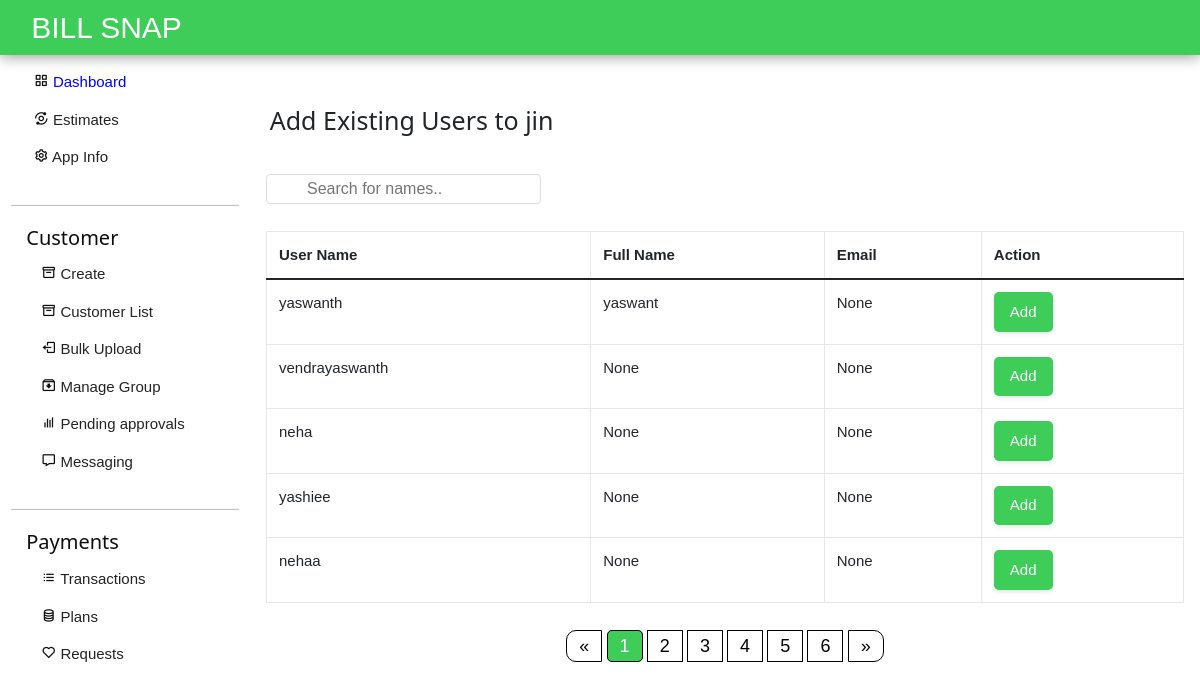
/apps/jin/add-existing-user/, run on an earlier commit of the app's database.
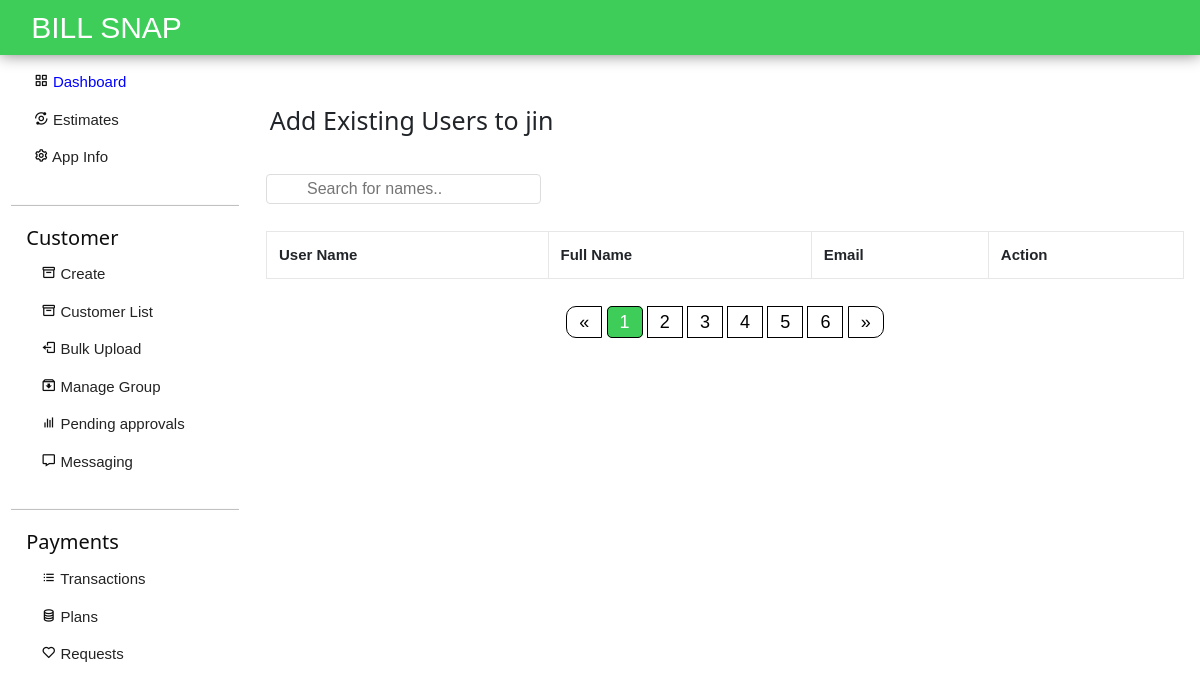
And on a later commit of the database.
### accounts/models.py (models this page shows, shortened)
class Profile(models.Model):
    user = models.OneToOneField(User, on_delete=models.CASCADE, related_name='profile')
    apps=models.ManyToManyField(applists,related_name='apps')
    status = models.CharField(choices=status_choices, max_length=20, default='c')
    full_name = models.CharField(max_length=100, blank=True, null=True)
    utility_name = models.CharField(max_length=200, null=True, blank=True)
    utility_short_name= models.CharField(max_length=50, null=True, blank=True)
    utility_state= models.CharField(max_length=50, null=True, blank=True)
    utility_district= models.CharField(max_length=50, null=True, blank=True)
    utility_country= models.CharField(max_length=50, null=True, blank=True)
    utility_postalcode= models.CharField(max_length=20, null=True, blank=True)
    utility_address=models.TextField(max_length=200, null=True, blank=True)
    contact_person= models.CharField(max_length=200, null=True, blank=True)
    contact_email = models.EmailField(max_length=50, null=True, blank=True)
    contact_phnum = models.CharField(max_length=15, null=True, blank=True)
    contact_mobile= models.CharField(max_length=15, null=True, blank=True)
    contact_designation= models.CharField(max_length=100, null=True, blank=True)
    contact_landline= models.CharField(max_length=20, null=True, blank=True)
    emergency_person=models.CharField(max_length=200, null=True, blank=True)
    emergency_altperson=models.CharField(max_length=200, null=True, blank=True)
    emergency_mobile=models.CharField(max_length=200, null=True, blank=True)
    emergency_altmobile=models.CharField(max_length=200, null=True, blank=True)
    emergency_officeaddress=models.TextField(max_length=200,null=True,blank=True)
    emergency_altofficeaddress=models.TextField(max_length=200,null=True,blank=True)
    info_created_at = models.DateTimeField(auto_now_add=True)
    info_updated_at = models.DateTimeField(auto_now=True)
    se_coins= models.IntegerField(null=True, default=999, blank=True)
    slug = models.SlugField(max_length=200, editable=False, null=True, blank=True)
    admin=models.BooleanField(default=False)
    plans = models.ManyToManyField(Plan)
    plan_active = models.BooleanField(default=False)
    paid = models.BooleanField(default=False)

### dashboard/views.py (the view)
# urls.py: path('add-existing-user/', views.add_existing_user, name='add-existing-user'),
def add_existing_user(request, slug):
    profiles = Profile.objects.filter(admin=False).exclude(apps__slug=slug)
    app = applists.objects.get(slug=slug)
    return render(request, 'add_existing_user.html', {'profiles': profiles, 'app': app, 'slug':slug})

### templates/add_existing_user.html (shortened to what this page needs)
{% load crispy_forms_tags %}
{% load static %}
<!DOCTYPE html>
<html lang="en">
<head>
    <link href="https://cdn.jsdelivr.net/npm/bootstrap@5.1.3/dist/css/bootstrap.min.css" rel="stylesheet"
 />
    <link href='https://unpkg.com/boxicons@2.0.7/css/boxicons.min.css' rel='stylesheet'>
    <link rel="stylesheet" href="https://cdnjs.cloudflare.com/ajax/libs/font-awesome/6.1.1/css/all.min.css" />
    <link rel="stylesheet" href="{% static 'assets/styles.css'%}">
    <link rel="stylesheet" href="{% static 'w3.css' %}" />
</head>
<body class="w3-padding">
    {% include "dashnav.html" %}
    <div class="main mx-auto">
        <div class="row" style="margin-top: 17px !important;">
            {% include "dashsidebar.html" %}
            <div class="col-md-7 flex-md-fill">
                <h2 class="ps-1 pt-3" id="pspt">Add Existing Users to
                    {{app.appname}}</h2><br>
                <input type="text" id="myInput" onkeyup="myFunction()" placeholder="Search for names.."
                    title="Type in a name">
                <div class="table-responsive my-3">
                    <table class="table table-bordered" id='table_filter'>
                        <thead>
                            <tr>
                                <th>User Name</th>
                                <th>Full Name</th>
                                <th>Email</th>
                                <th>Action</th>
                            </tr>
                        </thead>
                        <tbody>
                            {% for profile in profiles %}
                            <tr>
                                <td>{{ profile.user.username}}</td>
                                <td>{{ profile.full_name}}</td>
                                <td>{{ profile.contact_email}}</td>
                                <td>
                                    <button class="bs-primary px-3 py-2" onclick="addCustomerApp(this);" value="{{profile.user.username}}"
                                        url="{% url 'add-customer-app' app.slug %}">
                                        Add
                                    </button>
                                </td>
                            </tr>
                            {%endfor%}
                        </tbody>
                    </table>
                </div>
                <div class="demo1">
                    <div class="demo">
                        <a href="#">&laquo;</a>
                        <a href="#" class="active">1</a>
                        <a href="#">2</a>
                        <a href="#">3</a>
                        <a href="#">4</a>
                        <a href="#">5</a>
                        <a href="#">6</a>
                        <a href="#">&raquo;</a>
                    </div>
                </div>
            </div>
        </div>
    </div>
</body>
</html>

What changed in the data, as far as the page shows it:
no longer on this page (row edited): Profile: user.username "yaswanth", full_name "yaswant", contact_email "None"
no longer on this page (row unchanged): Profile: user.username "vendrayaswanth", full_name "None", contact_email "None"
no longer on this page (row unchanged): Profile: user.username "neha", full_name "None", contact_email "None"
no longer on this page (row unchanged): Profile: user.username "yashiee", full_name "None", contact_email "None"
no longer on this page (row unchanged): Profile: user.username "nehaa", full_name "None", contact_email "None"
